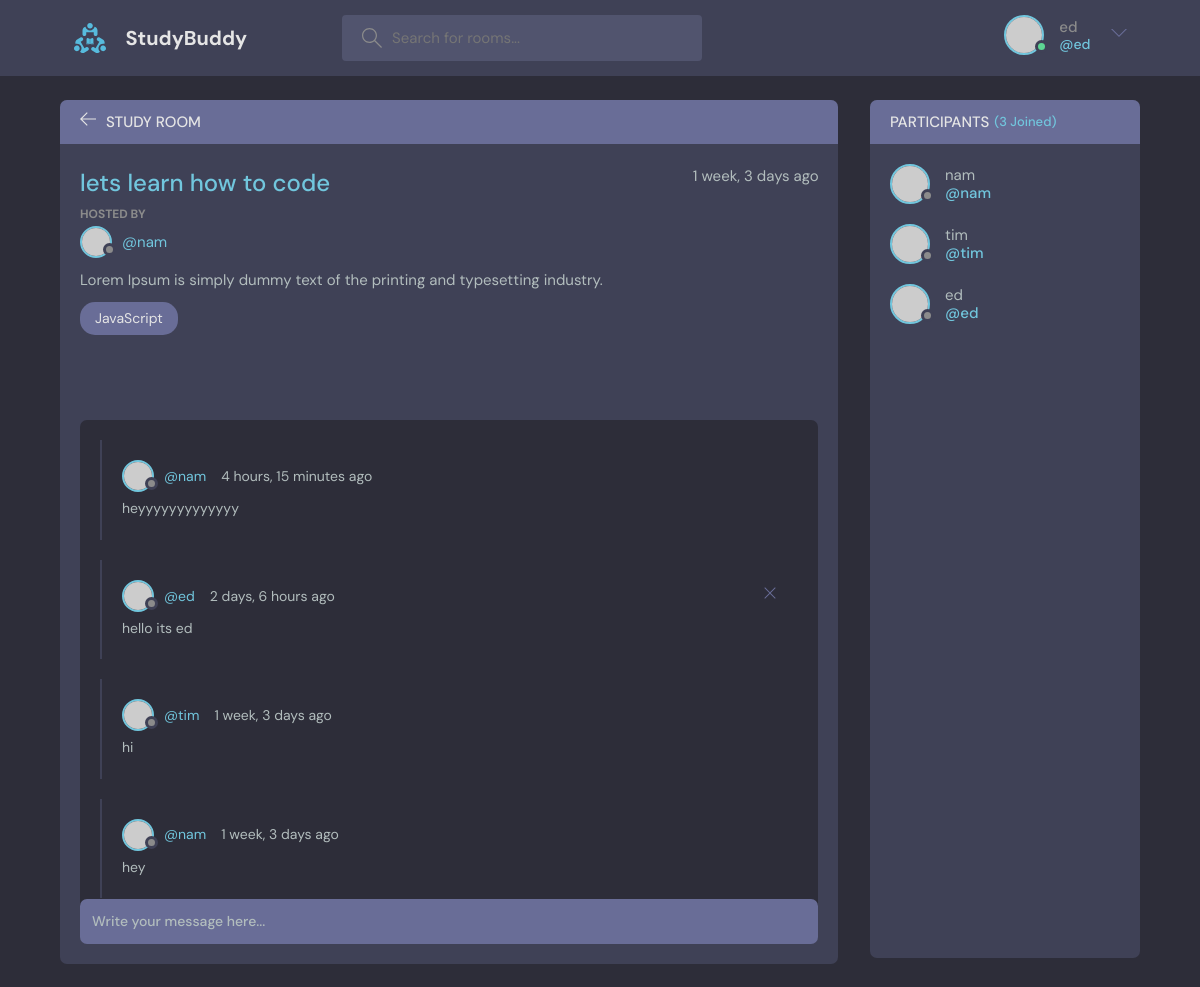
/room/1/ (signed in), run on the app's committed database.
### base/models.py (models this page shows, shortened)
class Room(models.Model):
    host = models.ForeignKey(User, on_delete=models.SET_NULL, null=True)
    topic = models.ForeignKey(Topic, on_delete=models.SET_NULL, null=True)
    name = models.CharField(max_length=200)
    description = models.TextField(null=True, blank=True)
    participants = models.ManyToManyField(User, related_name='participants', blank=True)
    updated = models.DateTimeField(auto_now=True)
    created = models.DateTimeField(auto_now_add=True)
    class Meta:
        ordering = ['-updated', '-created']

class Topic(models.Model):
    name = models.CharField(max_length=200)
    def __str__(self):
        return self.name

class Message(models.Model):
    user = models.ForeignKey(User, on_delete=models.CASCADE)
    room = models.ForeignKey(Room, on_delete=models.CASCADE)
    body = models.TextField()
    updated = models.DateTimeField(auto_now=True)
    created = models.DateTimeField(auto_now_add=True)
    class Meta:
        ordering = ['-updated', '-created']

### base/views.py (the view, shortened to what this page needs)
# urls.py: path('room/<str:pk>/', views.room, name="room"),
def room(request, pk):
    room = Room.objects.get(id=pk)
    messages = room.message_set.all().order_by('-created')
    participants = room.participants.all()
    context = {
        'room': room,
        'room_messages': messages,
        'participants': participants
    }
    return render(request, 'base/room.html', context)

### base/templates/base/room.html (shortened to what this page needs)
{% extends 'main.html' %}
{% block content %}
<main class="profile-page layout layout--2">
    <div class="container">
        <div class="room">
            <div class="room__top">
            <div class="room__topLeft">
              <a href="{% url 'home' %}">
                <svg version="1.1" xmlns="http://www.w3.org/2000/svg" width="32" height="32" viewBox="0 0 32 32">
                  <title>arrow-left</title>
                  <path
                    d="M13.723 2.286l-13.723 13.714 13.719 13.714 1.616-1.611-10.96-10.96h27.625v-2.286h-27.625l10.965-10.965-1.616-1.607z"
                  ></path>
                </svg>
              </a>
              <h3>Study Room</h3>
            </div>
            </div>
            <div class="room__box scroll">
            <div class="room__header scroll">
              <div class="room__info">
                <h3>{{room.name}}</h3>
                <span>{{room.created|timesince}} ago</span>
              </div>
              <div class="room__hosted">
                <p>Hosted By</p>
                <a href="{% url 'user-profile' room.host.id %}" class="room__author">
                  <div class="avatar avatar--small">
                    <img src="https://randomuser.me/api/portraits/men/37.jpg" />
                  </div>
                  <span>@{{room.host.username}}</span>
                </a>
              </div>
              <div class="room__details">
                {{room.description}}
              </div>
              <span class="room__topics">{{room.topic}}</span>
            </div>
            <div class="room__conversation">
              <div class="threads scroll">
                {% for message in room_messages %}
                    <div class="thread">
                        <div class="thread__top">
                            <div class="thread__author">
                                <a href="{% url 'user-profile' message.user.id %}" class="thread__authorInfo">
                                    <div class="avatar avatar--small">
                                    <img src="https://randomuser.me/api/portraits/men/37.jpg" />
                                    </div>
                                    <span>@{{message.user}}</span>
                                </a>
                                <span class="thread__date">{{message.created|timesince}} ago</span>
                            </div>
                            <div class="thread__delete">
                                {% if request.user == message.user %}
                                    <a href="{% url 'delete-message' message.id %}">
                                        <svg version="1.1" xmlns="http://www.w3.org/2000/svg" width="32" height="32" viewBox="0 0 32 32">
                                            <title>remove</title>
                                            <path
                                            d="M27.314 6.019l-1.333-1.333-9.98 9.981-9.981-9.981-1.333 1.333 9.981 9.981-9.981 9.98 1.333 1.333 9.981-9.98 9.98 9.98 1.333-1.333-9.98-9.98 9.98-9.981z"
                                            ></path>
                                        </svg>
                                    </a>
                                {% endif %}
                            </div>
                        </div>
                        <div class="thread__details">
                            {{message.body}}
                        </div>
                    </div>
                {% endfor %}
            </div>
          </div>
          <div class="room__message">
            {% if request.user.is_authenticated %}
                <form method="POST" action="">
                    <input type="text" name="body" placeholder="Write your message here..." />
                </form>
            {% endif %}
          </div>
            </div>
        </div>
        <div class="participants">
        <h3 class="participants__top">Participants <span>({{participants.count}} Joined)</span></h3>
        <div class="participants__list scroll">
          {% for user in participants %}
              <a href="{% url 'user-profile' user.id %}" class="participant">
                  <div class="avatar avatar--medium">
                      <img src="https://randomuser.me/api/portraits/men/37.jpg" />
                  </div>
                  <p>
                      {{user.username}}
                      <span>@{{user.username}}</span>
                  </p>
              </a>
          {% endfor %}
        </div>
        </div>
    </div>
</main>
{% endblock content %}

### templates/navbar.html (shortened to what this page needs)
{% load static %}
<header class="header header--loggedIn">
    <div class="container">
      <a href="{% url 'home' %}" class="header__logo">
        <img src="{% static 'images/logo.svg' %}" />
        <h1>StudyBuddy</h1>
      </a>
      <form class="header__search" method="GET" action="{% url 'home' %}">
        <label>
          <input name="q" placeholder="Search for rooms..." />
        </label>
      </form>
      <nav class="header__menu">
        {% if request.user.is_authenticated %}
            <div class="header__user">
            <a href="{% url 'user-profile' request.user.id %}">
                <div class="avatar avatar--medium active">
                <img src="https://randomuser.me/api/portraits/men/37.jpg" />
                </div>
                <p>{{request.user.username}}<span>@{{request.user.username}}</span></p>
            </a>
            <button class="dropdown-button">
                <svg version="1.1" xmlns="http://www.w3.org/2000/svg" width="32" height="32" viewBox="0 0 32 32">
                <title>chevron-down</title>
                <path d="M16 21l-13-13h-3l16 16 16-16h-3l-13 13z"></path>
                </svg>
            </button>
            </div>
        {% else %}
            <a href="{% url 'login' %}">
                <img src="{% static 'images/avatar.svg' %}" />
                <p>Login</p>
            </a>
        {% endif %}
      </nav>
    </div>
  </header>

### data on the page
Room: name "lets learn how to code", created "1 week, 3 days", host.username "nam", description "Lorem Ipsum is simply dummy text of the printing and typesetting industry.", topic "JavaScript"
Message: user "nam", created "4 hours, 15 minutes", body "heyyyyyyyyyyyyy"
Message: user "ed", created "2 days, 6 hours", body "hello its ed"
Message: user "tim", created "1 week, 3 days", body "hi"
Message: user "nam", created "1 week, 3 days", body "hey"

### other printed values
{{ request.user.username }} "ed"
{{ participants.count }} "3"
{{ user.username }} "nam"
{{ user.username }} "tim"
{{ user.username }} "ed"
